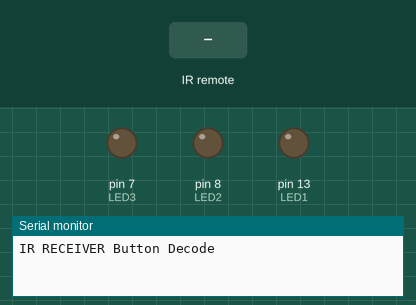
A program run on a simulated Arduino Uno, built with avr-gcc and run on an emulated ATmega328P. On the bench: output pins drawn as LEDs (lit = HIGH), the last lines printed to the serial monitor. The test bench sets the inputs (shaded band).

Above: at 1.2 s.
1.3 s: infrared code 0xFF30CF received
At 1.6 s:
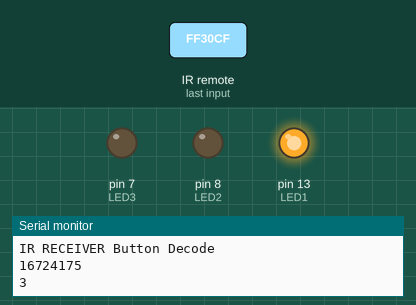
2.8 s: infrared code 0xFF18E7 received
At 3.9 s:
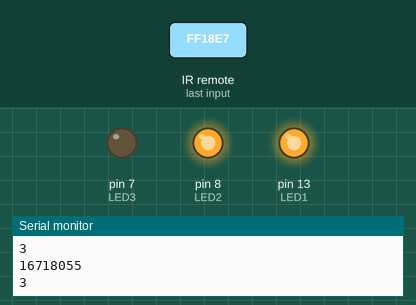
4.3 s: infrared code 0xFF7A85 received
At 5.1 s:
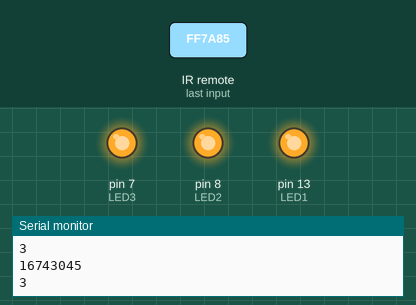
5.8 s: infrared code 0xFF30CF received
At 6.2 s:
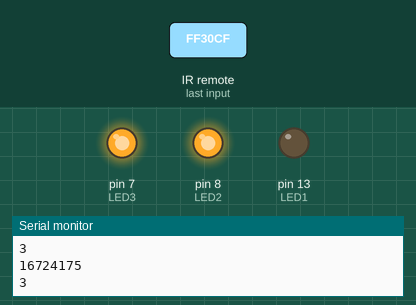
7.3 s: infrared code 0xFF18E7 received
At 8.6 s:
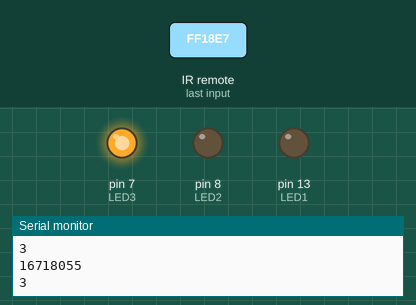
Timing chart, 0 to 9.8 s (numbered marks = the images above; inputs shaded):
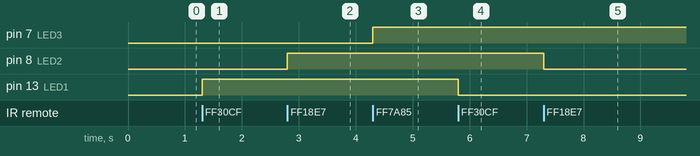

The program:

main.cpp
```cpp
#include <Arduino.h>
#include "IRremote.h"

#define code0 16738455 // 0 as ON/OFF
#define code1 16724175 // 1
#define code2 16718055 // 2
#define code3 16743045 // 3

int RECEIVER = 11;
int LED0 = 4;
int LED1 = 13;
int LED2 = 8;
int LED3 = 7;
int itsONled[] = {0, 0, 0, 0};

IRrecv irrecv(RECEIVER);
decode_results results;

void setup()
{
    Serial.begin(9600);
    Serial.println("IR RECEIVER Button Decode");
    irrecv.enableIRIn();
    pinMode(LED1, OUTPUT);
    pinMode(LED2, OUTPUT);
    pinMode(LED3, OUTPUT);
}

void changeState(int &state, int led)
{
    if (state)
    {
        digitalWrite(led, LOW);
        state = 0;
    }
    else
    {
        digitalWrite(led, HIGH);
        state = 1;
    }
}
void loop()
{
    if (irrecv.decode(&results)) // have received an IR signal
    {
        switch (results.value)
        {
        case code0:
            changeState(itsONled[0], LED0);
            break;
        case code1:
            changeState(itsONled[1], LED1);
            break;
        case code2:
            changeState(itsONled[2], LED2);
            break;
        case code3:
            changeState(itsONled[3], LED3);
            break;
        default:
            break;
        }
        Serial.println(results.value, DEC);
        Serial.println(results.decode_type);
        irrecv.resume(); //receive new value
    }
}
```

Measured:
- after the input at 1.3 s, pin 13 (LED1): LOW → HIGH at once
- after the input at 2.8 s, pin 8 (LED2): LOW → HIGH at once
- after the input at 4.3 s, pin 7 (LED3): LOW → HIGH at once
- after the input at 5.8 s, pin 13 (LED1): HIGH → LOW at once
- after the input at 7.3 s, pin 8 (LED2): HIGH → LOW at once
